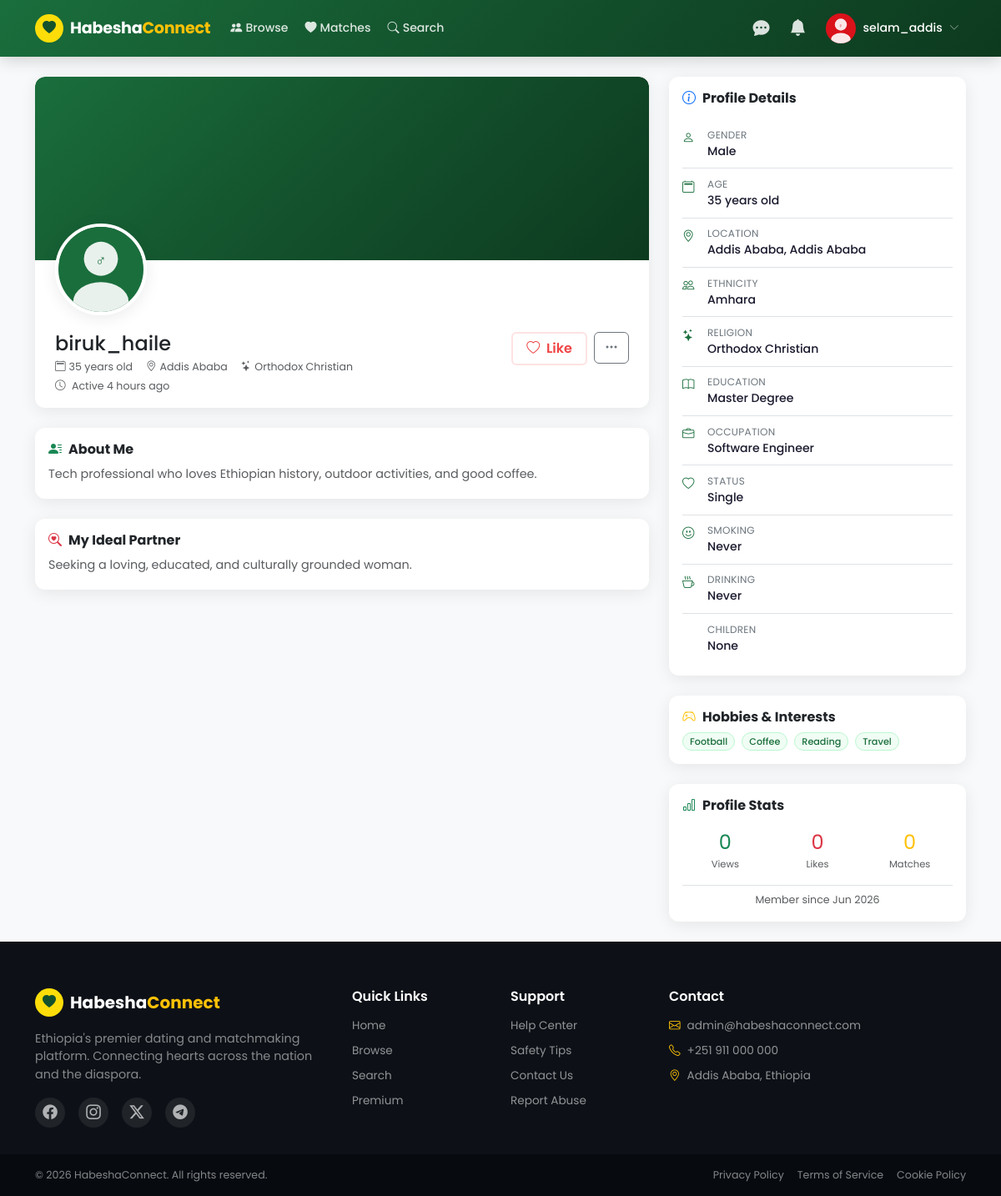
The app's page /profile.php?id=2 (signed in) with its own data.
### tables this page shows
CREATE TABLE `users` (
  `id` int(11) NOT NULL AUTO_INCREMENT,
  `username` varchar(50) NOT NULL,
  `email` varchar(100) NOT NULL,
  `password` varchar(255) NOT NULL,
  `gender` enum('male','female') NOT NULL,
  `seeking` enum('male','female','both') NOT NULL DEFAULT 'both',
  `birthdate` date NOT NULL,
  `city` varchar(100) DEFAULT NULL,
  `region` varchar(100) DEFAULT NULL,
  `country` varchar(100) DEFAULT 'Ethiopia',
  `ethnicity` varchar(100) DEFAULT NULL,
  `religion` varchar(100) DEFAULT NULL,
  `marital_status` enum('single','divorced','widowed','separated') DEFAULT 'single',
  `education` varchar(100) DEFAULT NULL,
  `occupation` varchar(150) DEFAULT NULL,
  `height_cm` int(3) DEFAULT NULL,
  `body_type` varchar(50) DEFAULT NULL,
  `skin_tone` varchar(50) DEFAULT NULL,
  `eye_color` varchar(50) DEFAULT NULL,
  `hair_type` varchar(50) DEFAULT NULL,
  `languages` text DEFAULT NULL,
  `about_me` text DEFAULT NULL,
  `ideal_partner` text DEFAULT NULL,
  `hobbies` text DEFAULT NULL,
  `smoking` enum('never','occasionally','regularly') DEFAULT 'never',
  `drinking` enum('never','occasionally','regularly') DEFAULT 'never',
  `children` enum('none','have_children','want_children','dont_want') DEFAULT 'none',
  `profile_photo` varchar(255) DEFAULT NULL,
  `cover_photo` varchar(255) DEFAULT NULL,
  `is_premium` tinyint(1) DEFAULT 0,
  `premium_expires` datetime DEFAULT NULL,
  `is_verified` tinyint(1) DEFAULT 0,
  `email_verified` tinyint(1) DEFAULT 0,
  `verify_token` varchar(255) DEFAULT NULL,
  `reset_token` varchar(255) DEFAULT NULL,
  `reset_expires` datetime DEFAULT NULL,
  `is_active` tinyint(1) DEFAULT 1,
  `is_banned` tinyint(1) DEFAULT 0,
  `ban_reason` text DEFAULT NULL,
  `last_active` datetime DEFAULT NULL,
  `created_at` datetime DEFAULT CURRENT_TIMESTAMP,
  `profile_views` int(11) DEFAULT 0,
  `location_lat` decimal(10,8) DEFAULT NULL,
  `location_lng` decimal(11,8) DEFAULT NULL,
  `hide_age` tinyint(1) DEFAULT 0,
  `hide_location` tinyint(1) DEFAULT 0,
  `allow_messages` enum('everyone','matches','premium') DEFAULT 'everyone',
  `notifications_email` tinyint(1) DEFAULT 1,
  `notifications_likes` tinyint(1) DEFAULT 1,
  `notifications_messages` tinyint(1) DEFAULT 1,
  PRIMARY KEY (`id`),
  UNIQUE KEY `email` (`email`),
  UNIQUE KEY `username` (`username`),
  KEY `gender` (`gender`),
  KEY `city` (`city`),
  KEY `is_active` (`is_active`),
  KEY `last_active` (`last_active`)
);

### includes/functions.php (called while the page is built, shortened)
<?php
function isLoggedIn(): bool {
    return isset($_SESSION['user_id']) && !empty($_SESSION['user_id']);
}
function getCurrentUser(): ?array {
    static $user = null;
    if ($user === null) {
        $db = getDB();
        $stmt = $db->prepare("SELECT * FROM users WHERE id = ? AND is_active = 1 AND is_banned = 0");
        $stmt->execute([$_SESSION['user_id']]);
        $user = $stmt->fetch();
        if ($user) {
            if (empty($_SESSION['last_active_update']) || time() - $_SESSION['last_active_update'] > 300) {
                $db->prepare("UPDATE users SET last_active = NOW() WHERE id = ?")->execute([$user['id']]);
            }
        }
    }
    return $user ?: null;
}
function getUserById(int $id): ?array {
    $db = getDB();
    $stmt = $db->prepare("SELECT * FROM users WHERE id = ? AND is_active = 1");
    $stmt->execute([$id]);
    return $stmt->fetch() ?: null;
}
function getProfilePhoto(?string $filename, string $gender = 'male'): string {
    return SITE_URL . '/assets/images/default-' . $gender . '.svg';
}
function getAge(string $birthdate): int {
    return (int) date_diff(date_create($birthdate), date_create('today'))->y;
}
function timeAgo(string $datetime): string {
    $now  = new DateTime();
    $ago  = new DateTime($datetime);
    $diff = $now->diff($ago);
    if ($diff->h > 0) return $diff->h . ' hour' . ($diff->h > 1 ? 's' : '') . ' ago';
    return 'Just now';
}
function isOnline(?string $lastActive): bool {
    return (time() - strtotime($lastActive)) < 600;
}
function hasLiked(int $fromId, int $toId): bool {
    $db   = getDB();
    $stmt = $db->prepare("SELECT id FROM likes WHERE from_user_id = ? AND to_user_id = ?");
    $stmt->execute([$fromId, $toId]);
    return (bool) $stmt->fetch();
}

### profile.php (the view, shortened to what this page needs)
<?php
require_once 'includes/functions.php';
$currentUser = getCurrentUser();
$profileId   = (int)($_GET['id'] ?? $currentUser['id']);
$profile     = getUserById($profileId);
$age      = getAge($profile['birthdate']);
$isOwn    = ($profileId === $currentUser['id']);
$liked    = !$isOwn && hasLiked($currentUser['id'], $profileId);
$db       = getDB();
?>
<?php include 'includes/header.php'; ?>
<?php include 'includes/navbar.php'; ?>
<div class="container py-4">
    <div class="row g-4">
        <div class="col-lg-8">
            <div class="profile-card mb-4">
                <div class="profile-cover">
                </div>
                <div class="profile-avatar-wrap">
                    <img src="<?= getProfilePhoto($profile['profile_photo'], $profile['gender']) ?>"
                         alt="<?= htmlspecialchars($profile['username']) ?>">
                </div>
                <div class="profile-header-info d-flex align-items-start justify-content-between flex-wrap gap-3 mt-2">
                    <div>
                        <h4 class="fw-800 mb-1">
                            <?= htmlspecialchars($profile['username']) ?>
                        </h4>
                        <div class="d-flex flex-wrap gap-3 text-muted small">
                            <span><i class="bi bi-calendar2 me-1"></i><?= $age ?> years old</span>
                            <?php if ($profile['city']): ?>
                            <span><i class="bi bi-geo-alt me-1"></i><?= htmlspecialchars($profile['city']) ?></span>
                            <?php endif; ?>
                            <?php if ($profile['religion']): ?>
                            <span><i class="bi bi-stars me-1"></i><?= htmlspecialchars($profile['religion']) ?></span>
                            <?php endif; ?>
                        </div>
                        <div class="mt-1 small text-muted">
                            <i class="bi bi-clock me-1"></i>
                            <?= isOnline($profile['last_active']) ? '<span class="text-success fw-600">Online Now</span>' : 'Active ' . timeAgo($profile['last_active'] ?? $profile['created_at']) ?>
                        </div>
                    </div>
                    <?php if ($isOwn): ?>
                    <a href="<?= SITE_URL ?>/edit-profile.php" class="btn btn-outline-primary fw-600">
                        <i class="bi bi-pencil me-1"></i>Edit Profile
                    </a>
                    <?php else: ?>
                    <div class="d-flex gap-2 flex-wrap">
                        <button class="btn btn-like fw-600 px-3 <?= $liked ? 'liked' : '' ?>"
                                data-user-id="<?= $profile['id'] ?>">
                            <i class="bi bi-heart<?= $liked ? '-fill' : '' ?> me-1"></i>
                            <?= $liked ? 'Liked' : 'Like' ?>
                        </button>
                        <div class="dropdown">
                            <button class="btn btn-outline-secondary" data-bs-toggle="dropdown">
                                <i class="bi bi-three-dots"></i>
                            </button>
                        </div>
                    </div>
                    <?php endif; ?>
                </div>
            </div>
            <?php if ($profile['about_me']): ?>
            <div class="profile-card p-3 mb-4">
                <h6 class="fw-700 mb-2"><i class="bi bi-person-lines-fill text-success me-2"></i>About Me</h6>
                <p class="text-muted mb-0" style="line-height:1.8"><?= nl2br(htmlspecialchars($profile['about_me'])) ?></p>
            </div>
            <?php endif; ?>
            <?php if ($profile['ideal_partner']): ?>
            <div class="profile-card p-3 mb-4">
                <h6 class="fw-700 mb-2"><i class="bi bi-search-heart text-danger me-2"></i>My Ideal Partner</h6>
                <p class="text-muted mb-0" style="line-height:1.8"><?= nl2br(htmlspecialchars($profile['ideal_partner'])) ?></p>
            </div>
            <?php endif; ?>
        </div>
        <div class="col-lg-4">
            <div class="profile-card p-3 mb-4">
                <h6 class="fw-700 mb-3"><i class="bi bi-info-circle text-primary me-2"></i>Profile Details</h6>
                <div>
                    <?php
                    $details = [
                        ['person', 'Gender', ucfirst($profile['gender'])],
                        ['calendar2', 'Age', $age . ' years old'],
                        ['geo-alt', 'Location', ($profile['city'] ?? '') . ($profile['region'] ? ', ' . $profile['region'] : '')],
                        ['people', 'Ethnicity', $profile['ethnicity']],
                        ['stars', 'Religion', $profile['religion']],
                        ['book', 'Education', $profile['education']],
                        ['briefcase', 'Occupation', $profile['occupation']],
                        ['heart', 'Status', ucwords(str_replace('_', ' ', $profile['marital_status'] ?? ''))],
                        ['rulers', 'Height', $profile['height_cm'] ? $profile['height_cm'] . ' cm' : null],
                        ['person-fill', 'Body Type', $profile['body_type']],
                        ['emoji-smile', 'Smoking', ucfirst($profile['smoking'] ?? '')],
                        ['cup-hot', 'Drinking', ucfirst($profile['drinking'] ?? '')],
                        ['baby', 'Children', ucwords(str_replace('_', ' ', $profile['children'] ?? ''))],
                    ];
                    foreach ($details as [$icon, $label, $value]):
                        if (empty($value)) continue;
                    ?>
                    <div class="info-item">
                        <i class="bi bi-<?= $icon ?>"></i>
                        <div>
                            <div class="info-label"><?= $label ?></div>
                            <div class="info-value"><?= htmlspecialchars($value) ?></div>
                        </div>
                    </div>
                    <?php endforeach; ?>
                </div>
            </div>
            <?php if ($profile['hobbies']): ?>
            <div class="profile-card p-3 mb-4">
                <h6 class="fw-700 mb-2"><i class="bi bi-controller text-warning me-2"></i>Hobbies & Interests</h6>
                <div class="d-flex flex-wrap gap-2">
                    <?php foreach (explode(',', $profile['hobbies']) as $hobby): ?>
                    <span class="member-tag"><?= htmlspecialchars(trim($hobby)) ?></span>
                    <?php endforeach; ?>
                </div>
            </div>
            <?php endif; ?>
            <div class="profile-card p-3">
                <h6 class="fw-700 mb-3"><i class="bi bi-bar-chart text-success me-2"></i>Profile Stats</h6>
                <div class="row g-2 text-center">
                    <div class="col-4">
                        <div class="fs-4 fw-800 text-success"><?= number_format($profile['profile_views']) ?></div>
                        <div class="text-muted" style="font-size:.72rem">Views</div>
                    </div>
                    <div class="col-4">
                        <?php $likeCount = (int)$db->prepare("SELECT COUNT(*) FROM likes WHERE to_user_id=?")->execute([$profileId]) ? $db->query("SELECT COUNT(*) FROM likes WHERE to_user_id=$profileId")->fetchColumn() : 0; ?>
                        <div class="fs-4 fw-800 text-danger"><?= $likeCount ?></div>
                        <div class="text-muted" style="font-size:.72rem">Likes</div>
                    </div>
                    <div class="col-4">
                        <div class="fs-4 fw-800 text-warning"><?= (int)$db->query("SELECT COUNT(*) FROM matches WHERE user1_id=$profileId OR user2_id=$profileId")->fetchColumn() ?></div>
                        <div class="text-muted" style="font-size:.72rem">Matches</div>
                    </div>
                </div>
                <div class="mt-3 border-top pt-2 small text-muted text-center">
                    Member since <?= date('M Y', strtotime($profile['created_at'])) ?>
                </div>
            </div>
        </div>
    </div>
</div>
<?php include 'includes/footer.php'; ?>

### includes/navbar.php (shortened to what this page needs)
<?php
$currentUser   = getCurrentUser();
?>
<nav class="navbar navbar-expand-lg navbar-dark sticky-top" id="mainNav">
    <div class="container">
        <a class="navbar-brand d-flex align-items-center gap-2" href="<?= SITE_URL ?>/">
            <div class="logo-icon">
                <i class="bi bi-heart-fill"></i>
            </div>
            <span class="brand-name">Habesha<span class="text-warning">Connect</span></span>
        </a>
        <div class="collapse navbar-collapse" id="navContent">
            <?php if ($currentUser): ?>
            <ul class="navbar-nav me-auto gap-1">
                <li class="nav-item">
                    <a class="nav-link <?= basename($_SERVER['PHP_SELF']) === 'browse.php' ? 'active' : '' ?>" href="<?= SITE_URL ?>/browse.php">
                        <i class="bi bi-people-fill me-1"></i>Browse
                    </a>
                </li>
                <li class="nav-item">
                    <a class="nav-link <?= basename($_SERVER['PHP_SELF']) === 'matches.php' ? 'active' : '' ?>" href="<?= SITE_URL ?>/matches.php">
                        <i class="bi bi-heart-fill me-1"></i>Matches
                    </a>
                </li>
                <li class="nav-item">
                    <a class="nav-link <?= basename($_SERVER['PHP_SELF']) === 'search.php' ? 'active' : '' ?>" href="<?= SITE_URL ?>/search.php">
                        <i class="bi bi-search me-1"></i>Search
                    </a>
                </li>
            </ul>
            <ul class="navbar-nav ms-auto align-items-center gap-2">
                <li class="nav-item">
                    <a class="nav-link position-relative" href="<?= SITE_URL ?>/messages.php" title="Messages">
                        <i class="bi bi-chat-dots-fill fs-5"></i>
                    </a>
                </li>
                <li class="nav-item dropdown">
                    <a class="nav-link position-relative" href="#" data-bs-toggle="dropdown" id="notifDropdown" title="Notifications">
                        <i class="bi bi-bell-fill fs-5"></i>
                    </a>
                </li>
                <li class="nav-item dropdown">
                    <a class="nav-link d-flex align-items-center gap-2 user-menu-toggle" href="#" data-bs-toggle="dropdown">
                        <div class="nav-avatar position-relative">
                            <img src="<?= getProfilePhoto($currentUser['profile_photo'], $currentUser['gender']) ?>"
                                 class="rounded-circle" width="36" height="36" style="object-fit:cover" alt="">
                        </div>
                        <span class="d-none d-lg-inline text-white fw-500"><?= htmlspecialchars($currentUser['username']) ?></span>
                        <i class="bi bi-chevron-down small text-white-50"></i>
                    </a>
                </li>
            </ul>
            <?php endif; ?>
        </div>
    </div>
</nav>

### records on screen
users: profile_photo+gender (placeholder picture), username "selam_addis"
users: profile_photo+gender (placeholder picture), username "biruk_haile", birthdate "35", city "Addis Ababa", religion "Orthodox Christian", last_active "4 hours ago", about_me "Tech professional who loves Ethiopian history, outdoor activities, and good coffee.", ideal_partner "Seeking a loving, educated, and culturally grounded woman.", hobbies "Football", hobbies "Coffee", hobbies "Reading", hobbies "Travel", profile_views "0", created_at "Jun 2026"

### other values on screen
$label "GENDER"
$value "Male"
$label "AGE"
$value "35 years old"
$label "LOCATION"
$value "Addis Ababa, Addis Ababa"
$label "ETHNICITY"
$value "Amhara"
$label "RELIGION"
$value "Orthodox Christian"
$label "EDUCATION"
$value "Master Degree"
$label "OCCUPATION"
$value "Software Engineer"
$label "STATUS"
